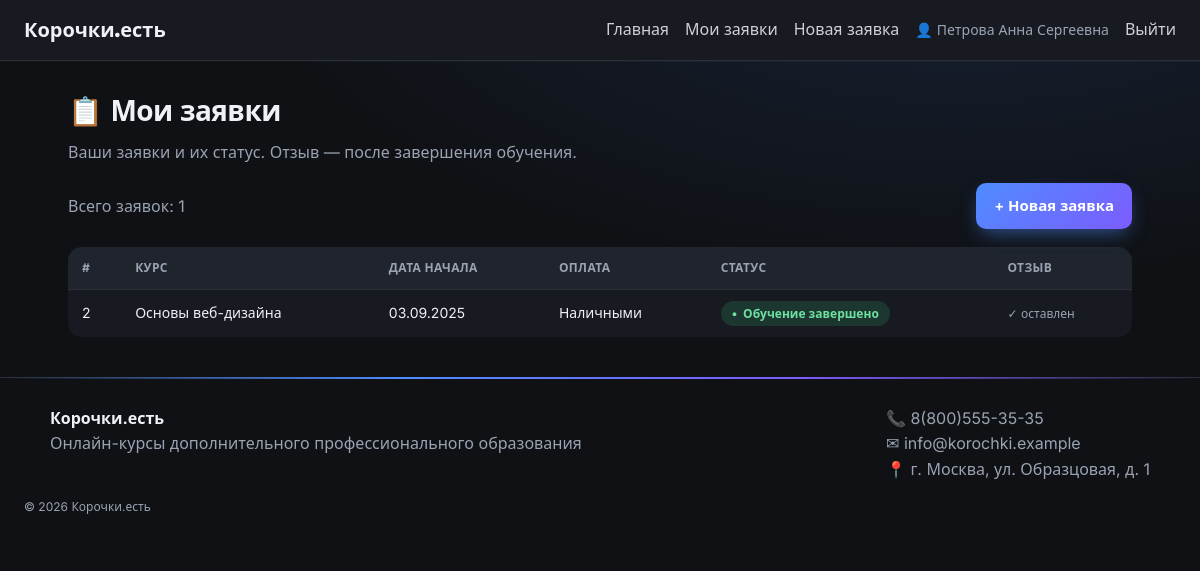
/cabinet.php (signed in), run on the app's committed database.
### tables this page shows
CREATE TABLE users (
    id INT AUTO_INCREMENT PRIMARY KEY,
    login VARCHAR(50) NOT NULL UNIQUE,
    password VARCHAR(255) NOT NULL,
    fio VARCHAR(150) NOT NULL,
    phone VARCHAR(30) NOT NULL,
    email VARCHAR(150) NOT NULL,
    created_at DATETIME DEFAULT CURRENT_TIMESTAMP
);

CREATE TABLE orders (
    id INT AUTO_INCREMENT PRIMARY KEY,
    user_id INT NOT NULL,
    course_name VARCHAR(150) NOT NULL,
    desired_date VARCHAR(10) NOT NULL,
    payment_type VARCHAR(40) NOT NULL,
    status VARCHAR(20) NOT NULL DEFAULT 'new',
    created_at DATETIME DEFAULT CURRENT_TIMESTAMP,
    FOREIGN KEY (user_id) REFERENCES users(id)
);

### theme.php (called while the page is built, shortened)
<?php
function theme($path = null) {
    global $THEME;
    $ref = $THEME;
    foreach (explode('.', $path) as $k) {
        $ref = $ref[$k] ?? null;
    }
    return $ref;
}

### helpers.php (called while the page is built, shortened)
<?php
function e($s): string {
    return htmlspecialchars((string)$s, ENT_QUOTES, 'UTF-8');
}

### db.php (called while the page is built, shortened)
<?php
require_once __DIR__ . '/config.php';
function db(): PDO {
    static $pdo = null;
    if ($pdo !== null) return $pdo;
    $dsn = 'mysql:host=' . DB_HOST . ';port=' . DB_PORT . ';charset=utf8mb4';
    $pass = getenv('DB_PASS_OVERRIDE') !== false ? getenv('DB_PASS_OVERRIDE') : DB_PASS;
    try {
        $pdo = new PDO($dsn, DB_USER, $pass, [
            PDO::ATTR_ERRMODE            => PDO::ERRMODE_EXCEPTION,
            PDO::ATTR_DEFAULT_FETCH_MODE => PDO::FETCH_ASSOC,
            PDO::ATTR_EMULATE_PREPARES   => false,
        ]);
    } catch (PDOException $e) {
        die('Не удалось подключиться к MySQL: ' . $e->getMessage()
            . ' — проверь, что в XAMPP запущен MySQL и пароль в config.php верный.');
    }
    $pdo->exec('CREATE DATABASE IF NOT EXISTS `' . DB_NAME . '` CHARACTER SET utf8mb4 COLLATE utf8mb4_unicode_ci');
    $pdo->exec('USE `' . DB_NAME . '`');
    seed_if_empty($pdo);
    return $pdo;
}
function seed_if_empty(PDO $pdo): void {
    if ((int)$pdo->query('SELECT COUNT(*) c FROM courses')->fetch()['c'] === 0) {
        $ins = $pdo->prepare('INSERT INTO courses (name) VALUES (?)');
        foreach (app('courses') as $name) $ins->execute([$name]);
    }
    if ((int)$pdo->query('SELECT COUNT(*) c FROM users')->fetch()['c'] === 0) {
        $hash = hash_password('Parol12345');
        $users = [
            ['ivanov1',   'Иванов Иван Иванович',      '8(900)111-22-33', 'ivanov@mail.ru'],
            ['petrova1',  'Петрова Анна Сергеевна',    '8(900)111-22-34', 'petrova@mail.ru'],
            ['sidorov1',  'Сидоров Пётр Петрович',     '8(900)111-22-35', 'sidorov@mail.ru'],
            ['kozlov12',  'Козлов Дмитрий Андреевич',  '8(900)111-22-36', 'kozlov@mail.ru'],
            ['novikova1', 'Новикова Мария Олеговна',   '8(900)111-22-37', 'novikova@mail.ru'],
            ['morozov1',  'Морозов Сергей Николаевич', '8(900)111-22-38', 'morozov@mail.ru'],
            ['volkova12', 'Волкова Елена Викторовна',  '8(900)111-22-39', 'volkova@mail.ru'],
            ['lebedev12', 'Лебедев Антон Павлович',    '8(900)111-22-40', 'lebedev@mail.ru'],
            ['sokolova1', 'Соколова Ольга Дмитриевна', '8(900)111-22-41', 'sokolova@mail.ru'],
            ['popov1234', 'Попов Алексей Михайлович',  '8(900)111-22-42', 'popov@mail.ru'],
        ];
        $ins = $pdo->prepare('INSERT INTO users (login,password,fio,phone,email) VALUES (?,?,?,?,?)');
        foreach ($users as $u) $ins->execute([$u[0], $hash, $u[1], $u[2], $u[3]]);
    }
    if ((int)$pdo->query('SELECT COUNT(*) c FROM orders')->fetch()['c'] === 0) {
        $statuses = array_keys(app('statuses'));
        $payments = app('payment_types');
        $courses  = app('courses');
        $ins = $pdo->prepare('INSERT INTO orders (user_id,course_name,desired_date,payment_type,status) VALUES (?,?,?,?,?)');
        for ($i = 1; $i <= 10; $i++) {
            $status = $i === 1 ? 'done' : $statuses[$i % count($statuses)];
            $ins->execute([
                $i,
                $courses[($i - 1) % count($courses)],
                str_pad((string)(($i % 28) + 1), 2, '0', STR_PAD_LEFT) . '.09.2025',
                $payments[$i % count($payments)],
                $status,
            ]);
        }
    }
    if ((int)$pdo->query('SELECT COUNT(*) c FROM reviews')->fetch()['c'] === 0) {
        $reviews = [
            [2, 'Основы веб-дизайна',                    5, 'Отличный курс, всё понятно и по делу!'],
            [5, 'Основы алгоритмизации и программирования', 5, 'Преподаватель объясняет супер, рекомендую.'],
            [8, 'Веб-разработка на PHP',                  4, 'Полезно, много практики. Спасибо!'],
        ];
        $ins = $pdo->prepare('INSERT INTO reviews (user_id,course_name,rating,text) VALUES (?,?,?,?)');
        foreach ($reviews as $r) $ins->execute($r);
    }
    if ((int)$pdo->query('SELECT COUNT(*) c FROM feedback')->fetch()['c'] === 0) {
        $ins = $pdo->prepare('INSERT INTO feedback (name,email,message) VALUES (?,?,?)');
        $ins->execute(['Гость', 'guest@mail.ru', 'Подскажите, есть ли рассрочка на обучение?']);
        $ins->execute(['Мария', 'maria@mail.ru', 'Хочу записаться на курс по дизайну, как начать?']);
    }
}
function q(string $sql, array $params = []): array {
    $st = db()->prepare($sql); $st->execute($params); return $st->fetchAll();
}
function one(string $sql, array $params = []): ?array {
    $st = db()->prepare($sql); $st->execute($params); $r = $st->fetch(); return $r === false ? null : $r;
}

### auth.php (called while the page is built, shortened)
<?php
require_once __DIR__ . '/db.php';
require_once __DIR__ . '/helpers.php';
function current_user(): ?array {
    return one('SELECT * FROM users WHERE id = ?', [$_SESSION['user_id']]);
}
function require_login(): array {
    $u = current_user();
    return $u;
}

### config.php (called while the page is built, shortened)
<?php
require_once __DIR__ . '/theme.php';
$APP = [
    'entity_label'        => 'заявка',
    'entity_label_gen'    => 'заявки',
    'entity_label_plural' => 'Заявки',
    'courses' => [
        'Основы алгоритмизации и программирования',
        'Основы веб-дизайна',
        'Основы проектирования баз данных',
        'Веб-разработка на PHP',
        'Основы Python',
        'Компьютерные сети',
        'Информационная безопасность',
        'Графический дизайн',
        'Системное администрирование',
        'Управление проектами',
    ],
    'payment_types' => ['Наличными', 'Перевод по номеру телефона'],
    'statuses' => [
        'new'      => 'Новая',
        'studying' => 'Идёт обучение',
        'done'     => 'Обучение завершено',
    ],
    'review_allowed_status' => 'done',
    'admin' => [
        'login'    => 'Admin',
        'password' => 'KorokNET',
    ],
    'per_page' => 8,
];
function app($key = null) {
    global $APP;
    return $key === null ? $APP : ($APP[$key] ?? null);
}

### cabinet.php (the view, shortened to what this page needs)
<?php
require_once __DIR__ . '/layout.php';
$user = require_login();
$statuses = app('statuses');
$review_status = app('review_allowed_status');
$orders = q('SELECT * FROM orders WHERE user_id = ? ORDER BY created_at DESC', [$user['id']]);
$reviewed = array_column(q('SELECT order_id FROM reviews WHERE user_id = ?', [$user['id']]), 'order_id');
layout_header('Мои ' . app('entity_label_gen'), '📋', 'Ваши заявки и их статус. Отзыв — после завершения обучения.');
?>
<div class="row-between" style="margin-bottom:18px">
    <span class="muted">Всего заявок: <?= count($orders) ?></span>
    <a class="btn" href="order.php">+ Новая <?= e(app('entity_label')) ?></a>
</div>
<?php if (!$orders): ?>
    <p class="muted">У вас пока нет заявок. Нажмите «Новая <?= e(app('entity_label')) ?>».</p>
<?php else: ?>
<table class="table">
    <thead><tr><th>#</th><th>Курс</th><th>Дата начала</th><th>Оплата</th><th>Статус</th><th>Отзыв</th></tr></thead>
    <tbody>
    <?php foreach ($orders as $o): ?>
        <tr>
            <td data-label="#"><?= e($o['id']) ?></td>
            <td data-label="Курс"><?= e($o['course_name']) ?></td>
            <td data-label="Дата начала"><?= e($o['desired_date']) ?></td>
            <td data-label="Оплата"><?= e($o['payment_type']) ?></td>
            <td data-label="Статус"><span class="badge badge-<?= e($o['status']) ?>"><?= e($statuses[$o['status']] ?? $o['status']) ?></span></td>
            <td data-label="Отзыв">
                <?php if ($o['status'] !== $review_status): ?>
                    <span class="muted small">после обучения</span>
                <?php elseif (in_array($o['id'], $reviewed)): ?>
                    <span class="muted small">✓ оставлен</span>
                <?php endif; ?>
            </td>
        </tr>
    <?php endforeach; ?>
    </tbody>
</table>
<?php endif; ?>
<?php
layout_footer();

### layout.php (shortened to what this page needs)
<?php
require_once __DIR__ . '/auth.php';
function layout_header(string $title, string $icon = '', string $caption = ''): void {
    $u = current_user();
    ?>
<!DOCTYPE html>
<html lang="ru">
<head>
    <link rel="stylesheet" href="assets/style.css">
</head>
<body>
<header class="topbar">
    <a class="brand" href="index.php">
        <?php if (theme('logo_img')): ?>
            <img src="<?= e(theme('logo_img')) ?>" alt="<?= e(theme('site_name')) ?>" class="logo-img">
        <?php else: ?>
            <span class="logo-text"><?= e(theme('logo_text')) ?></span>
        <?php endif; ?>
    </a>
    <nav class="nav">
        <a href="index.php">Главная</a>
        <?php if ($u): ?>
            <a href="cabinet.php">Мои <?= e(app('entity_label_gen')) ?></a>
            <a href="order.php">Новая <?= e(app('entity_label')) ?></a>
            <span class="nav-user">👤 <?= e($u['fio']) ?></span>
            <a href="logout.php">Выйти</a>
        <?php else: ?>
            <a href="login.php">Вход</a>
            <a href="register.php">Регистрация</a>
            <a href="admin_login.php">Админ</a>
        <?php endif; ?>
    </nav>
</header>
<main class="container fade-in">
    <?php if ($title !== ''): ?>
        <div class="page-head">
            <h1><?php if ($icon): ?><span class="sec-ico"><?= $icon ?></span><?php endif; ?><?= e($title) ?></h1>
            <?php if ($caption): ?><p class="section-caption"><?= e($caption) ?></p><?php endif; ?>
        </div>
    <?php endif; ?>
<?php
}
function layout_footer(): void {
    $ct = theme('contacts');
    ?>
</main>
<footer class="footer">
    <div class="footer-cols">
        <div><strong><?= e(theme('site_name')) ?></strong><br><span class="muted"><?= e(theme('tagline')) ?></span></div>
        <div class="muted">
            📞 <?= e($ct['phone']) ?><br>
            ✉ <?= e($ct['email']) ?><br>
            📍 <?= e($ct['address']) ?>
        </div>
    </div>
    <div class="muted small">© <?= date('Y') ?> <?= e(theme('site_name')) ?></div>
</footer>
</body>
</html>
<?php
}

### assets/style.css (style rules this page uses)
:root { --radius: 14px; --maxw: 1100px; }
* { box-sizing: border-box; }
body { margin: 0; background: var(--bg, #0f1115); color: var(--text, #eef1f6); font-family: var(--font-body, system-ui, sans-serif); line-height: 1.6; }
h1, h2, h3, .brand { font-family: var(--font-heading, system-ui, sans-serif); }
a { color: var(--accent, #4f8cff); }
.topbar { display: flex; align-items: center; justify-content: space-between; gap: 16px; padding: 14px 24px; background: var(--surface, #171a21); border-bottom: 1px solid var(--border, #2a3038); position: sticky; top: 0; z-index: 20; }
.brand { text-decoration: none; display: flex; align-items: center; }
.logo-text { font-weight: 800; font-size: 20px; color: var(--text, #fff); }
.nav { display: flex; gap: 16px; align-items: center; flex-wrap: wrap; }
.nav a { color: var(--text, #eef1f6); text-decoration: none; opacity: .85; transition: opacity .2s, color .2s; }
.nav-user { color: var(--muted, #9aa3b2); font-size: 14px; }
.container { max-width: var(--maxw); margin: 28px auto; padding: 0 18px; }
.page-head { margin-bottom: 18px; }
h1 { font-size: 28px; margin: 0 0 6px; }
.sec-ico { margin-right: 8px; }
.section-caption { color: var(--muted, #9aa3b2); margin: 0 0 8px; }
.muted { color: var(--muted, #9aa3b2); }
.small { font-size: 12px; }
button, .btn, .btn-lg, .btn-mini { font-family: inherit; cursor: pointer; border: none; text-decoration: none; background: var(--accent, #4f8cff); color: #fff; font-weight: 600; border-radius: 10px; transition: filter .2s, transform .1s; display: inline-block; }
button, .btn { padding: 11px 18px; font-size: 15px; }
.row-between { display: flex; align-items: center; justify-content: space-between; gap: 12px; flex-wrap: wrap; }
.table { width: 100%; border-collapse: collapse; background: var(--surface, #171a21); border-radius: var(--radius); overflow: hidden; }
.table th, .table td { padding: 11px 14px; text-align: left; border-bottom: 1px solid var(--border, #2a3038); font-size: 14px; vertical-align: middle; }
.table th { background: var(--surface-2, #1f242d); font-size: 12px; color: var(--muted, #9aa3b2); text-transform: uppercase; letter-spacing: .03em; }
.table tr:last-child td { border-bottom: none; }
.table tbody tr { transition: background .15s; }
.badge { display: inline-block; padding: 3px 11px; border-radius: 999px; font-size: 12px; font-weight: 600; }
.badge-done { background: rgba(46,189,113,.18); color: #6ee0a0; }
.footer { border-top: 1px solid var(--border, #2a3038); margin-top: 40px; padding: 28px 24px; }
.footer-cols { max-width: var(--maxw); margin: 0 auto 14px; display: flex; justify-content: space-between; gap: 20px; flex-wrap: wrap; }
.fade-in { animation: fadeIn .4s ease both; }
body { background: radial-gradient(1200px 600px at 80% -10%, color-mix(in srgb, var(--accent,#4f8cff) 14%, transparent), transparent 60%), var(--bg, #0f1115); background-attachment: fixed; }
h1, h2 { letter-spacing: -.02em; }
.topbar { backdrop-filter: blur(8px); box-shadow: 0 1px 0 rgba(255,255,255,.03); }
button, .btn, .btn-lg, .btn-mini { background: linear-gradient(135deg, var(--accent, #4f8cff), var(--accent-2, #7c5cff)); box-shadow: 0 8px 20px -6px color-mix(in srgb, var(--accent,#4f8cff) 60%, transparent); }
.badge::before { content: '●'; margin-right: 6px; font-size: 9px; vertical-align: middle; }
.footer { position: relative; }
.footer::before { content: ''; position: absolute; top: -1px; left: 0; right: 0; height: 2px; background: linear-gradient(90deg, transparent, var(--accent,#4f8cff), var(--accent-2,#7c5cff), transparent); }

### data on the page
users: fio "Петрова Анна Сергеевна"
orders: id "2", course_name "Основы веб-дизайна", desired_date "03.09.2025", payment_type "Наличными", status "Обучение завершено", shows "✓ оставлен"

### other printed values
theme('logo_text') "Корочки.есть"
app('entity_label_gen') "заявки"
app('entity_label') "заявка"
$icon "📋"
$title "Мои заявки"
$caption "Ваши заявки и их статус. Отзыв — после завершения обучения."
count($orders) "1"
theme('site_name') "Корочки.есть"
theme('tagline') "Онлайн-курсы дополнительного профессионального образования"
$ct['phone'] "8(800)555-35-35"
$ct['email'] "info@korochki.example"
$ct['address'] "г. Москва, ул. Образцовая, д. 1"
